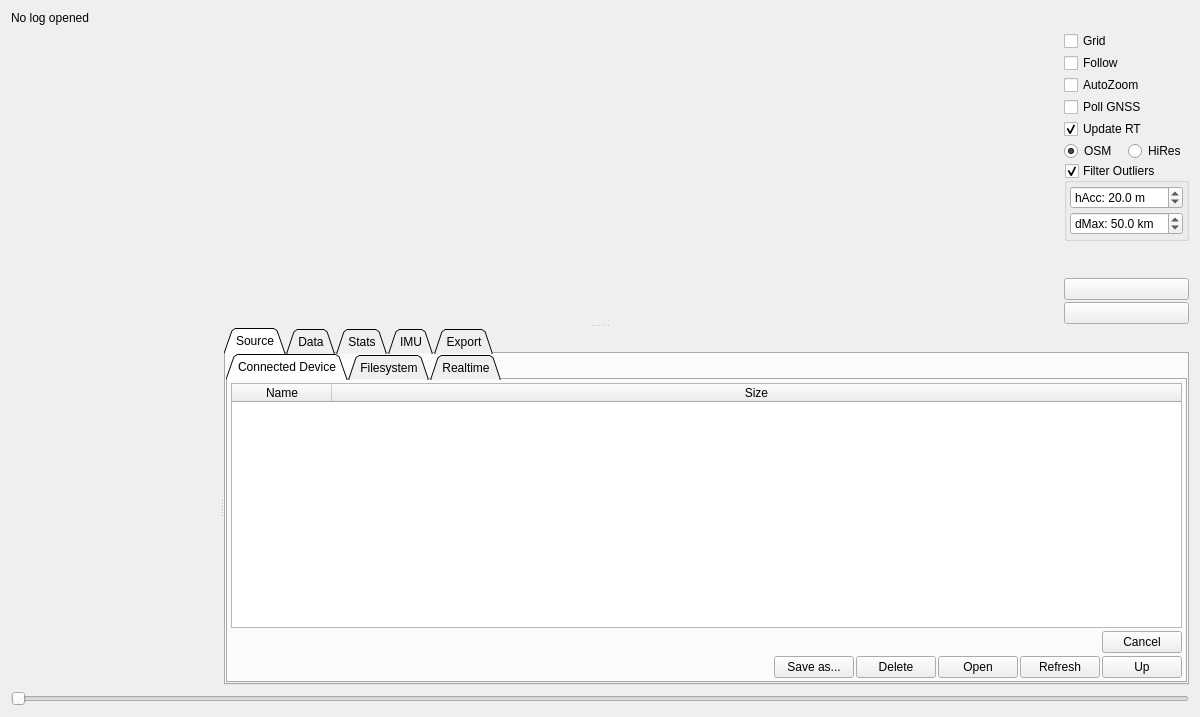
<?xml version="1.0" encoding="UTF-8"?>
<ui version="4.0">
 <class>PageLogAnalysis</class>
 <widget class="QWidget" name="PageLogAnalysis">
  <property name="geometry">
   <rect>
    <x>0</x>
    <y>0</y>
    <width>1200</width>
    <height>717</height>
   </rect>
  </property>
  <property name="windowTitle">
   <string>Form</string>
  </property>
  <layout class="QVBoxLayout" name="verticalLayout_3">
   <item>
    <layout class="QHBoxLayout" name="horizontalLayout">
     <property name="spacing">
      <number>2</number>
     </property>
     <item>
      <widget class="QLabel" name="currentLog">
       <property name="text">
        <string>No log opened</string>
       </property>
       <property name="wordWrap">
        <bool>true</bool>
       </property>
      </widget>
     </item>
    </layout>
   </item>
   <item>
    <widget class="QSplitter" name="mapSplitter">
     <property name="orientation">
      <enum>Qt::Orientation::Vertical</enum>
     </property>
     <widget class="QWidget" name="layoutWidget">
      <layout class="QHBoxLayout" name="horizontalLayout_2" stretch="1,0">
       <item>
        <widget class="MapWidget" name="map" native="true">
         <property name="sizePolicy">
          <sizepolicy hsizetype="MinimumExpanding" vsizetype="Preferred">
           <horstretch>0</horstretch>
           <verstretch>0</verstretch>
          </sizepolicy>
         </property>
        </widget>
       </item>
       <item>
        <layout class="QVBoxLayout" name="verticalLayout_2" stretch="0,0,0,0,0,0,0,1,0,0">
         <property name="spacing">
          <number>2</number>
         </property>
         <item>
          <widget class="QCheckBox" name="gridBox">
           <property name="text">
            <string>Grid</string>
           </property>
           <property name="checked">
            <bool>false</bool>
           </property>
          </widget>
         </item>
         <item>
          <widget class="QCheckBox" name="followBox">
           <property name="toolTip">
            <string>Follow log position on map</string>
           </property>
           <property name="text">
            <string>Follow</string>
           </property>
          </widget>
         </item>
         <item>
          <widget class="QCheckBox" name="autoZoomBox">
           <property name="toolTip">
            <string>Zoom in on trajectory when zooming in on data.</string>
           </property>
           <property name="text">
            <string>AutoZoom</string>
           </property>
          </widget>
         </item>
         <item>
          <widget class="QCheckBox" name="pollGnssBox">
           <property name="toolTip">
            <string>Poll realtime GNSS-data from the connected device.</string>
           </property>
           <property name="text">
            <string>Poll GNSS</string>
           </property>
          </widget>
         </item>
         <item>
          <widget class="QCheckBox" name="updateRtBox">
           <property name="toolTip">
            <string>Update plots while receiving data</string>
           </property>
           <property name="text">
            <string>Update RT</string>
           </property>
           <property name="checked">
            <bool>true</bool>
           </property>
          </widget>
         </item>
         <item>
          <layout class="QHBoxLayout" name="horizontalLayout_3">
           <item>
            <widget class="QRadioButton" name="tilesOsmButton">
             <property name="toolTip">
              <string>Use tiles from https://www.openstreetmap.org</string>
             </property>
             <property name="text">
              <string>OSM</string>
             </property>
             <property name="checked">
              <bool>true</bool>
             </property>
            </widget>
           </item>
           <item>
            <widget class="QRadioButton" name="tilesHiResButton">
             <property name="toolTip">
              <string>Use tiles from https://www.fau.de/</string>
             </property>
             <property name="text">
              <string>HiRes</string>
             </property>
             <property name="checked">
              <bool>false</bool>
             </property>
            </widget>
           </item>
          </layout>
         </item>
         <item>
          <widget class="QGroupBox" name="filterOutlierBox">
           <property name="sizePolicy">
            <sizepolicy hsizetype="Preferred" vsizetype="Fixed">
             <horstretch>0</horstretch>
             <verstretch>0</verstretch>
            </sizepolicy>
           </property>
           <property name="title">
            <string>Filter Outliers</string>
           </property>
           <property name="checkable">
            <bool>true</bool>
           </property>
           <property name="checked">
            <bool>true</bool>
           </property>
           <layout class="QVBoxLayout" name="verticalLayout_6">
            <property name="spacing">
             <number>3</number>
            </property>
            <property name="leftMargin">
             <number>3</number>
            </property>
            <property name="topMargin">
             <number>3</number>
            </property>
            <property name="rightMargin">
             <number>3</number>
            </property>
            <property name="bottomMargin">
             <number>3</number>
            </property>
            <item>
             <widget class="QDoubleSpinBox" name="filterhAccBox">
              <property name="toolTip">
               <string>Worst horizontal accuracy for points</string>
              </property>
              <property name="prefix">
               <string>hAcc: </string>
              </property>
              <property name="suffix">
               <string> m</string>
              </property>
              <property name="decimals">
               <number>1</number>
              </property>
              <property name="value">
               <double>20.000000000000000</double>
              </property>
             </widget>
            </item>
            <item>
             <widget class="QDoubleSpinBox" name="filterdMaxBox">
              <property name="toolTip">
               <string>Maximum distance from origin</string>
              </property>
              <property name="prefix">
               <string>dMax: </string>
              </property>
              <property name="suffix">
               <string> km</string>
              </property>
              <property name="decimals">
               <number>1</number>
              </property>
              <property name="maximum">
               <double>999.000000000000000</double>
              </property>
              <property name="value">
               <double>50.000000000000000</double>
              </property>
             </widget>
            </item>
           </layout>
          </widget>
         </item>
         <item>
          <spacer name="verticalSpacer">
           <property name="orientation">
            <enum>Qt::Orientation::Vertical</enum>
           </property>
           <property name="sizeType">
            <enum>QSizePolicy::Policy::MinimumExpanding</enum>
           </property>
           <property name="sizeHint" stdset="0">
            <size>
             <width>0</width>
             <height>0</height>
            </size>
           </property>
          </spacer>
         </item>
         <item>
          <widget class="QPushButton" name="centerButton">
           <property name="toolTip">
            <string>Zoom in on trace</string>
           </property>
           <property name="text">
            <string/>
           </property>
           <property name="icon">
            <iconset resource="../res.qrc">
             <normaloff>:/res/icons/icons8-target-96.png</normaloff>:/res/icons/icons8-target-96.png</iconset>
           </property>
          </widget>
         </item>
         <item>
          <widget class="QPushButton" name="playButton">
           <property name="toolTip">
            <string>Play log in real time</string>
           </property>
           <property name="text">
            <string/>
           </property>
           <property name="icon">
            <iconset resource="../res.qrc">
             <normaloff>:/res/icons/Circled Play-96.png</normaloff>:/res/icons/Circled Play-96.png</iconset>
           </property>
           <property name="checkable">
            <bool>true</bool>
           </property>
          </widget>
         </item>
        </layout>
       </item>
      </layout>
     </widget>
     <widget class="QSplitter" name="statSplitter">
      <property name="orientation">
       <enum>Qt::Orientation::Horizontal</enum>
      </property>
      <widget class="QCustomPlot" name="plot" native="true">
       <property name="sizePolicy">
        <sizepolicy hsizetype="MinimumExpanding" vsizetype="Preferred">
         <horstretch>0</horstretch>
         <verstretch>0</verstretch>
        </sizepolicy>
       </property>
      </widget>
      <widget class="QTabWidget" name="tabWidget">
       <property name="tabPosition">
        <enum>QTabWidget::TabPosition::North</enum>
       </property>
       <property name="tabShape">
        <enum>QTabWidget::TabShape::Triangular</enum>
       </property>
       <property name="currentIndex">
        <number>0</number>
       </property>
       <widget class="QWidget" name="tab_4">
        <attribute name="title">
         <string>Source</string>
        </attribute>
        <attribute name="toolTip">
         <string>Browse directory of last log file.</string>
        </attribute>
        <layout class="QVBoxLayout" name="verticalLayout_7">
         <property name="spacing">
          <number>0</number>
         </property>
         <property name="leftMargin">
          <number>0</number>
         </property>
         <property name="topMargin">
          <number>0</number>
         </property>
         <property name="rightMargin">
          <number>0</number>
         </property>
         <property name="bottomMargin">
          <number>0</number>
         </property>
         <item>
          <widget class="QTabWidget" name="browseTabWidget">
           <property name="tabPosition">
            <enum>QTabWidget::TabPosition::North</enum>
           </property>
           <property name="tabShape">
            <enum>QTabWidget::TabShape::Triangular</enum>
           </property>
           <property name="currentIndex">
            <number>0</number>
           </property>
           <widget class="QWidget" name="vescLogTab">
            <attribute name="title">
             <string>Connected Device</string>
            </attribute>
            <layout class="QVBoxLayout" name="verticalLayout_9">
             <property name="spacing">
              <number>3</number>
             </property>
             <property name="leftMargin">
              <number>3</number>
             </property>
             <property name="topMargin">
              <number>3</number>
             </property>
             <property name="rightMargin">
              <number>3</number>
             </property>
             <property name="bottomMargin">
              <number>3</number>
             </property>
             <item>
              <widget class="QTableWidget" name="vescLogTable">
               <property name="editTriggers">
                <set>QAbstractItemView::EditTrigger::NoEditTriggers</set>
               </property>
               <property name="selectionMode">
                <enum>QAbstractItemView::SelectionMode::ExtendedSelection</enum>
               </property>
               <property name="selectionBehavior">
                <enum>QAbstractItemView::SelectionBehavior::SelectRows</enum>
               </property>
               <attribute name="horizontalHeaderStretchLastSection">
                <bool>true</bool>
               </attribute>
               <column>
                <property name="text">
                 <string>Name</string>
                </property>
               </column>
               <column>
                <property name="text">
                 <string>Size</string>
                </property>
               </column>
              </widget>
             </item>
             <item>
              <layout class="QHBoxLayout" name="horizontalLayout_5">
               <property name="spacing">
                <number>2</number>
               </property>
               <item>
                <widget class="DisplayPercentage" name="vescDisplay" native="true">
                 <property name="sizePolicy">
                  <sizepolicy hsizetype="MinimumExpanding" vsizetype="Preferred">
                   <horstretch>0</horstretch>
                   <verstretch>0</verstretch>
                  </sizepolicy>
                 </property>
                </widget>
               </item>
               <item>
                <widget class="QPushButton" name="vescLogCancelButton">
                 <property name="text">
                  <string>Cancel</string>
                 </property>
                </widget>
               </item>
              </layout>
             </item>
             <item>
              <widget class="QWidget" name="widget" native="true">
               <layout class="QHBoxLayout" name="horizontalLayout_6">
                <property name="spacing">
                 <number>2</number>
                </property>
                <property name="leftMargin">
                 <number>0</number>
                </property>
                <property name="topMargin">
                 <number>0</number>
                </property>
                <property name="rightMargin">
                 <number>0</number>
                </property>
                <property name="bottomMargin">
                 <number>0</number>
                </property>
                <item>
                 <spacer name="horizontalSpacer_3">
                  <property name="orientation">
                   <enum>Qt::Orientation::Horizontal</enum>
                  </property>
                  <property name="sizeHint" stdset="0">
                   <size>
                    <width>40</width>
                    <height>20</height>
                   </size>
                  </property>
                 </spacer>
                </item>
                <item>
                 <widget class="QPushButton" name="vescSaveAsButton">
                  <property name="text">
                   <string>Save as...</string>
                  </property>
                 </widget>
                </item>
                <item>
                 <widget class="QPushButton" name="vescLogDeleteButton">
                  <property name="text">
                   <string>Delete</string>
                  </property>
                  <property name="icon">
                   <iconset resource="../res.qrc">
                    <normaloff>:/res/icons/Delete-96.png</normaloff>:/res/icons/Delete-96.png</iconset>
                  </property>
                 </widget>
                </item>
                <item>
                 <widget class="QPushButton" name="vescLogListOpenButton">
                  <property name="text">
                   <string>Open</string>
                  </property>
                  <property name="icon">
                   <iconset resource="../res.qrc">
                    <normaloff>:/res/icons/Open Folder-96.png</normaloff>:/res/icons/Open Folder-96.png</iconset>
                  </property>
                 </widget>
                </item>
                <item>
                 <widget class="QPushButton" name="vescLogListRefreshButton">
                  <property name="text">
                   <string>Refresh</string>
                  </property>
                  <property name="icon">
                   <iconset resource="../res.qrc">
                    <normaloff>:/res/icons/Refresh-96.png</normaloff>:/res/icons/Refresh-96.png</iconset>
                  </property>
                 </widget>
                </item>
                <item>
                 <widget class="QPushButton" name="vescUpButton">
                  <property name="toolTip">
                   <string>Go up one directory</string>
                  </property>
                  <property name="text">
                   <string>Up</string>
                  </property>
                  <property name="icon">
                   <iconset resource="../res.qrc">
                    <normaloff>:/res/icons/Upload-96.png</normaloff>:/res/icons/Upload-96.png</iconset>
                  </property>
                 </widget>
                </item>
               </layout>
              </widget>
             </item>
            </layout>
           </widget>
           <widget class="QWidget" name="tab_5">
            <attribute name="title">
             <string>Filesystem</string>
            </attribute>
            <layout class="QVBoxLayout" name="verticalLayout_8">
             <property name="spacing">
              <number>3</number>
             </property>
             <property name="leftMargin">
              <number>3</number>
             </property>
             <property name="topMargin">
              <number>3</number>
             </property>
             <property name="rightMargin">
              <number>3</number>
             </property>
             <property name="bottomMargin">
              <number>3</number>
             </property>
             <item>
              <widget class="QTableWidget" name="logTable">
               <property name="editTriggers">
                <set>QAbstractItemView::EditTrigger::NoEditTriggers</set>
               </property>
               <property name="selectionMode">
                <enum>QAbstractItemView::SelectionMode::SingleSelection</enum>
               </property>
               <property name="selectionBehavior">
                <enum>QAbstractItemView::SelectionBehavior::SelectRows</enum>
               </property>
               <property name="sortingEnabled">
                <bool>false</bool>
               </property>
               <attribute name="horizontalHeaderStretchLastSection">
                <bool>true</bool>
               </attribute>
               <column>
                <property name="text">
                 <string>Name</string>
                </property>
               </column>
               <column>
                <property name="text">
                 <string>Size</string>
                </property>
               </column>
              </widget>
             </item>
             <item>
              <widget class="QLabel" name="pathLabel">
               <property name="text">
                <string/>
               </property>
               <property name="wordWrap">
                <bool>true</bool>
               </property>
              </widget>
             </item>
             <item>
              <layout class="QHBoxLayout" name="horizontalLayout_4">
               <item>
                <widget class="QPushButton" name="openCsvButton">
                 <property name="toolTip">
                  <string>Open CSV file...</string>
                 </property>
                 <property name="text">
                  <string>Browse...</string>
                 </property>
                 <property name="icon">
                  <iconset resource="../res.qrc">
                   <normaloff>:/res/icons/Open Folder-96.png</normaloff>:/res/icons/Open Folder-96.png</iconset>
                 </property>
                </widget>
               </item>
               <item>
                <spacer name="horizontalSpacer_2">
                 <property name="orientation">
                  <enum>Qt::Orientation::Horizontal</enum>
                 </property>
                 <property name="sizeHint" stdset="0">
                  <size>
                   <width>40</width>
                   <height>20</height>
                  </size>
                 </property>
                </spacer>
               </item>
               <item>
                <widget class="QPushButton" name="logListOpenButton">
                 <property name="text">
                  <string>Open Selected</string>
                 </property>
                 <property name="icon">
                  <iconset resource="../res.qrc">
                   <normaloff>:/res/icons/Open Folder-96.png</normaloff>:/res/icons/Open Folder-96.png</iconset>
                 </property>
                </widget>
               </item>
               <item>
                <widget class="QPushButton" name="logListRefreshButton">
                 <property name="text">
                  <string>Refresh</string>
                 </property>
                 <property name="icon">
                  <iconset resource="../res.qrc">
                   <normaloff>:/res/icons/Refresh-96.png</normaloff>:/res/icons/Refresh-96.png</iconset>
                 </property>
                </widget>
               </item>
               <item>
                <widget class="QPushButton" name="logListUpButton">
                 <property name="text">
                  <string>Up</string>
                 </property>
                 <property name="icon">
                  <iconset resource="../res.qrc">
                   <normaloff>:/res/icons/Upload-96.png</normaloff>:/res/icons/Upload-96.png</iconset>
                 </property>
                </widget>
               </item>
              </layout>
             </item>
            </layout>
           </widget>
           <widget class="QWidget" name="tab_7">
            <attribute name="title">
             <string>Realtime</string>
            </attribute>
            <layout class="QHBoxLayout" name="horizontalLayout_9">
             <item>
              <layout class="QVBoxLayout" name="verticalLayout_13" stretch="0,1">
               <item>
                <widget class="QPushButton" name="openCurrentButton">
                 <property name="toolTip">
                  <string>Open log from RT data page</string>
                 </property>
                 <property name="text">
                  <string>Open current</string>
                 </property>
                 <property name="icon">
                  <iconset resource="../res.qrc">
                   <normaloff>:/res/icons/Open Folder-96.png</normaloff>:/res/icons/Open Folder-96.png</iconset>
                 </property>
                </widget>
               </item>
               <item>
                <spacer name="verticalSpacer_3">
                 <property name="orientation">
                  <enum>Qt::Orientation::Vertical</enum>
                 </property>
                 <property name="sizeHint" stdset="0">
                  <size>
                   <width>20</width>
                   <height>40</height>
                  </size>
                 </property>
                </spacer>
               </item>
              </layout>
             </item>
            </layout>
           </widget>
          </widget>
         </item>
        </layout>
       </widget>
       <widget class="QWidget" name="tab">
        <attribute name="title">
         <string>Data</string>
        </attribute>
        <layout class="QVBoxLayout" name="verticalLayout">
         <property name="leftMargin">
          <number>3</number>
         </property>
         <property name="topMargin">
          <number>3</number>
         </property>
         <property name="rightMargin">
          <number>3</number>
         </property>
         <property name="bottomMargin">
          <number>3</number>
         </property>
         <item>
          <widget class="QTableWidget" name="dataTable">
           <property name="editTriggers">
            <set>QAbstractItemView::EditTrigger::NoEditTriggers</set>
           </property>
           <property name="alternatingRowColors">
            <bool>true</bool>
           </property>
           <property name="selectionMode">
            <enum>QAbstractItemView::SelectionMode::ExtendedSelection</enum>
           </property>
           <property name="selectionBehavior">
            <enum>QAbstractItemView::SelectionBehavior::SelectRows</enum>
           </property>
           <attribute name="horizontalHeaderStretchLastSection">
            <bool>false</bool>
           </attribute>
           <column>
            <property name="text">
             <string>Name</string>
            </property>
           </column>
           <column>
            <property name="text">
             <string>Value</string>
            </property>
           </column>
           <column>
            <property name="text">
             <string>Y1</string>
            </property>
           </column>
           <column>
            <property name="text">
             <string>Y2</string>
            </property>
            <property name="toolTip">
             <string>&lt;html&gt;&lt;head/&gt;&lt;body&gt;&lt;p&gt;Show this data series on the second Y axis to the right&lt;/p&gt;&lt;p&gt;Y axes will be autoscaled independently&lt;/p&gt;&lt;/body&gt;&lt;/html&gt;</string>
            </property>
           </column>
           <column>
            <property name="text">
             <string>Scale</string>
            </property>
           </column>
          </widget>
         </item>
        </layout>
       </widget>
       <widget class="QWidget" name="tab_2">
        <attribute name="title">
         <string>Stats</string>
        </attribute>
        <layout class="QVBoxLayout" name="verticalLayout_5">
         <property name="leftMargin">
          <number>3</number>
         </property>
         <property name="topMargin">
          <number>3</number>
         </property>
         <property name="rightMargin">
          <number>3</number>
         </property>
         <property name="bottomMargin">
          <number>3</number>
         </property>
         <item>
          <widget class="QTableWidget" name="statTable">
           <property name="editTriggers">
            <set>QAbstractItemView::EditTrigger::NoEditTriggers</set>
           </property>
           <property name="alternatingRowColors">
            <bool>true</bool>
           </property>
           <property name="selectionMode">
            <enum>QAbstractItemView::SelectionMode::NoSelection</enum>
           </property>
           <property name="selectionBehavior">
            <enum>QAbstractItemView::SelectionBehavior::SelectRows</enum>
           </property>
           <attribute name="horizontalHeaderStretchLastSection">
            <bool>true</bool>
           </attribute>
           <column>
            <property name="text">
             <string>Name</string>
            </property>
           </column>
           <column>
            <property name="text">
             <string>Value</string>
            </property>
           </column>
          </widget>
         </item>
        </layout>
       </widget>
       <widget class="QWidget" name="tab_3">
        <attribute name="title">
         <string>IMU</string>
        </attribute>
        <layout class="QVBoxLayout" name="verticalLayout_4"/>
       </widget>
       <widget class="QWidget" name="tab_6">
        <attribute name="title">
         <string>Export</string>
        </attribute>
        <layout class="QHBoxLayout" name="horizontalLayout_7" stretch="0,0,1">
         <item>
          <widget class="QGroupBox" name="groupBox">
           <property name="title">
            <string>Image</string>
           </property>
           <layout class="QVBoxLayout" name="verticalLayout_14" stretch="0,0,0,1">
            <item>
             <layout class="QHBoxLayout" name="horizontalLayout_8">
              <item>
               <widget class="QSpinBox" name="saveHeightBox">
                <property name="sizePolicy">
                 <sizepolicy hsizetype="Fixed" vsizetype="Fixed">
                  <horstretch>0</horstretch>
                  <verstretch>0</verstretch>
                 </sizepolicy>
                </property>
                <property name="prefix">
                 <string>H: </string>
                </property>
                <property name="maximum">
                 <number>9999</number>
                </property>
                <property name="value">
                 <number>720</number>
                </property>
               </widget>
              </item>
              <item>
               <widget class="QSpinBox" name="saveWidthBox">
                <property name="sizePolicy">
                 <sizepolicy hsizetype="Fixed" vsizetype="Fixed">
                  <horstretch>0</horstretch>
                  <verstretch>0</verstretch>
                 </sizepolicy>
                </property>
                <property name="prefix">
                 <string>W: </string>
                </property>
                <property name="maximum">
                 <number>9999</number>
                </property>
                <property name="value">
                 <number>1280</number>
                </property>
               </widget>
              </item>
             </layout>
            </item>
            <item>
             <layout class="QVBoxLayout" name="verticalLayout_11">
              <item>
               <widget class="QPushButton" name="saveMapPdfButton">
                <property name="toolTip">
                 <string>Save map as PDF image</string>
                </property>
                <property name="text">
                 <string>PDF</string>
                </property>
                <property name="icon">
                 <iconset resource="../res.qrc">
                  <normaloff>:/res/icons/Waypoint Map-96.png</normaloff>:/res/icons/Waypoint Map-96.png</iconset>
                </property>
               </widget>
              </item>
              <item>
               <widget class="QPushButton" name="saveMapPngButton">
                <property name="toolTip">
                 <string>Save map as Png image</string>
                </property>
                <property name="text">
                 <string>PNG</string>
                </property>
                <property name="icon">
                 <iconset resource="../res.qrc">
                  <normaloff>:/res/icons/Waypoint Map-96.png</normaloff>:/res/icons/Waypoint Map-96.png</iconset>
                </property>
               </widget>
              </item>
             </layout>
            </item>
            <item>
             <layout class="QVBoxLayout" name="verticalLayout_10">
              <item>
               <widget class="QPushButton" name="savePlotPdfButton">
                <property name="toolTip">
                 <string>Save plot as PDF image</string>
                </property>
                <property name="text">
                 <string>PDF</string>
                </property>
                <property name="icon">
                 <iconset resource="../res.qrc">
                  <normaloff>:/res/icons/Line Chart-96.png</normaloff>:/res/icons/Line Chart-96.png</iconset>
                </property>
               </widget>
              </item>
              <item>
               <widget class="QPushButton" name="savePlotPngButton">
                <property name="toolTip">
                 <string>Save plot as PNG image</string>
                </property>
                <property name="text">
                 <string>PNG</string>
                </property>
                <property name="icon">
                 <iconset resource="../res.qrc">
                  <normaloff>:/res/icons/Line Chart-96.png</normaloff>:/res/icons/Line Chart-96.png</iconset>
                </property>
               </widget>
              </item>
             </layout>
            </item>
            <item>
             <spacer name="verticalSpacer_2">
              <property name="orientation">
               <enum>Qt::Orientation::Vertical</enum>
              </property>
              <property name="sizeHint" stdset="0">
               <size>
                <width>20</width>
                <height>40</height>
               </size>
              </property>
             </spacer>
            </item>
           </layout>
          </widget>
         </item>
         <item>
          <widget class="QGroupBox" name="groupBox_2">
           <property name="title">
            <string>All Data</string>
           </property>
           <layout class="QVBoxLayout" name="verticalLayout_15" stretch="0,1">
            <item>
             <widget class="QPushButton" name="saveCsvButton">
              <property name="toolTip">
               <string>Save all data as CSV-file...</string>
              </property>
              <property name="text">
               <string>CSV</string>
              </property>
             </widget>
            </item>
            <item>
             <spacer name="verticalSpacer_4">
              <property name="orientation">
               <enum>Qt::Orientation::Vertical</enum>
              </property>
              <property name="sizeHint" stdset="0">
               <size>
                <width>20</width>
                <height>203</height>
               </size>
              </property>
             </spacer>
            </item>
           </layout>
          </widget>
         </item>
         <item>
          <spacer name="horizontalSpacer_4">
           <property name="orientation">
            <enum>Qt::Orientation::Horizontal</enum>
           </property>
           <property name="sizeType">
            <enum>QSizePolicy::Policy::Expanding</enum>
           </property>
           <property name="sizeHint" stdset="0">
            <size>
             <width>40</width>
             <height>20</height>
            </size>
           </property>
          </spacer>
         </item>
        </layout>
       </widget>
      </widget>
     </widget>
    </widget>
   </item>
   <item>
    <widget class="SuperSlider" name="spanSlider">
     <property name="orientation">
      <enum>Qt::Orientation::Horizontal</enum>
     </property>
    </widget>
   </item>
  </layout>
 </widget>
 <customwidgets>
  <customwidget>
   <class>DisplayPercentage</class>
   <extends>QWidget</extends>
   <header>widgets/displaypercentage.h</header>
   <container>1</container>
  </customwidget>
  <customwidget>
   <class>QCustomPlot</class>
   <extends>QWidget</extends>
   <header>widgets/qcustomplot.h</header>
   <container>1</container>
  </customwidget>
  <customwidget>
   <class>MapWidget</class>
   <extends>QWidget</extends>
   <header>map/mapwidget.h</header>
   <container>1</container>
  </customwidget>
  <customwidget>
   <class>SuperSlider</class>
   <extends>QSlider</extends>
   <header>widgets/superslider.h</header>
  </customwidget>
 </customwidgets>
 <resources>
  <include location="../res.qrc"/>
 </resources>
 <connections/>
</ui>
